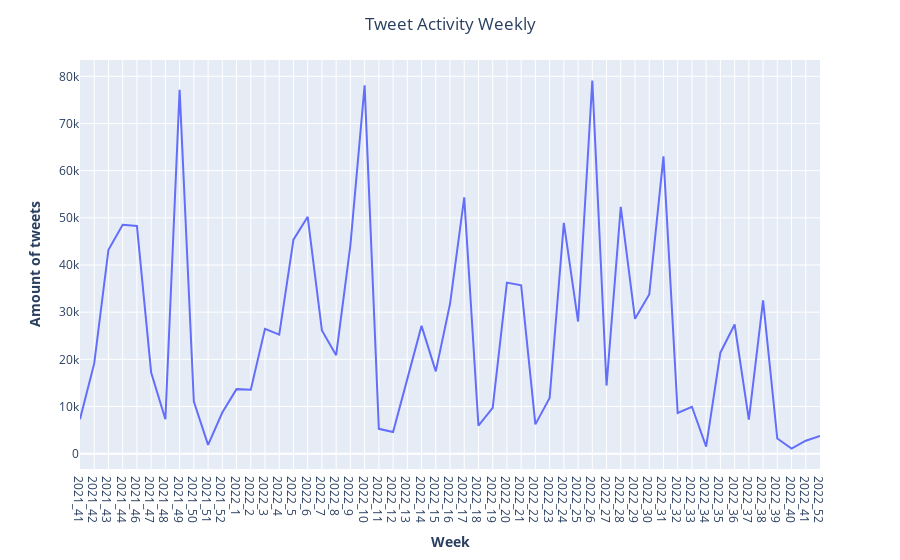

The notebook cell this image was saved under:
### Code cell
fig = px.line(freq_week, x='date', y='freq')

# Add figure title
fig.update_layout(
    title_text="Tweet Activity Weekly",
    title_x = 0.5
)

# add axes
fig.update_xaxes(title_text="<b>Week</b>")
fig.update_yaxes(title_text="<b>Amount of tweets</b>")

fig.show()

### Figure 1 — Plotly figure (JSON) as saved in the notebook; plotly's stock layout.template omitted (floating-point values rounded to 4 significant figures)
{"data": [{"hovertemplate": "date=%{x}<br>freq=%{y}<extra></extra>", "legendgroup": "", "line": {"color": "#636efa", "dash": "solid"}, "marker": {"symbol": "circle"}, "mode": "lines", "name": "", "orientation": "v", "showlegend": false, "type": "scatter", "x": ["2021_41", "2021_42", "2021_43", "2021_44", "2021_46", "2021_47", "2021_48", "2021_49", "2021_50", "2021_51", "2021_52", "2022_1", "2022_2", "2022_3", "2022_4", "2022_5", "2022_6", "2022_7", "2022_8", "2022_9", "2022_10", "2022_11", "2022_12", "2022_13", "2022_14", "2022_15", "2022_16", "2022_17", "2022_18", "2022_19", "2022_20", "2022_21", "2022_22", "2022_23", "2022_24", "2022_25", "2022_26", "2022_27", "2022_28", "2022_29", "2022_30", "2022_31", "2022_32", "2022_33", "2022_34", "2022_35", "2022_36", "2022_37", "2022_38", "2022_39", "2022_40", "2022_41", "2022_52"], "xaxis": "x", "y": [7323, 19133, 43233, 48515, 48284, 17221, 7286, 77141, 11062, 1863, 8726, 13680, 13555, 26466, 25237, 45362, 50221, 26131, 20875, 44165, 78080, 5265, 4589, 16113, 27094, 17448, 31724, 54343, 5929, 9716, 36263, 35679, 6214, 11787, 48915, 28010, 79124, 14443, 52345, 28598, 33747, 63021, 8623, 9950, 1491, 21410, 27384, 7218, 32517, 3219, 1086, 2746, 3775], "yaxis": "y"}], "layout": {"legend": {"tracegroupgap": 0}, "margin": {"t": 60}, "title": {"text": "Tweet Activity Weekly", "x": 0.5}, "xaxis": {"anchor": "y", "domain": [0, 1], "title": {"text": "<b>Week</b>"}}, "yaxis": {"anchor": "x", "domain": [0, 1], "title": {"text": "<b>Amount of tweets</b>"}}}}
